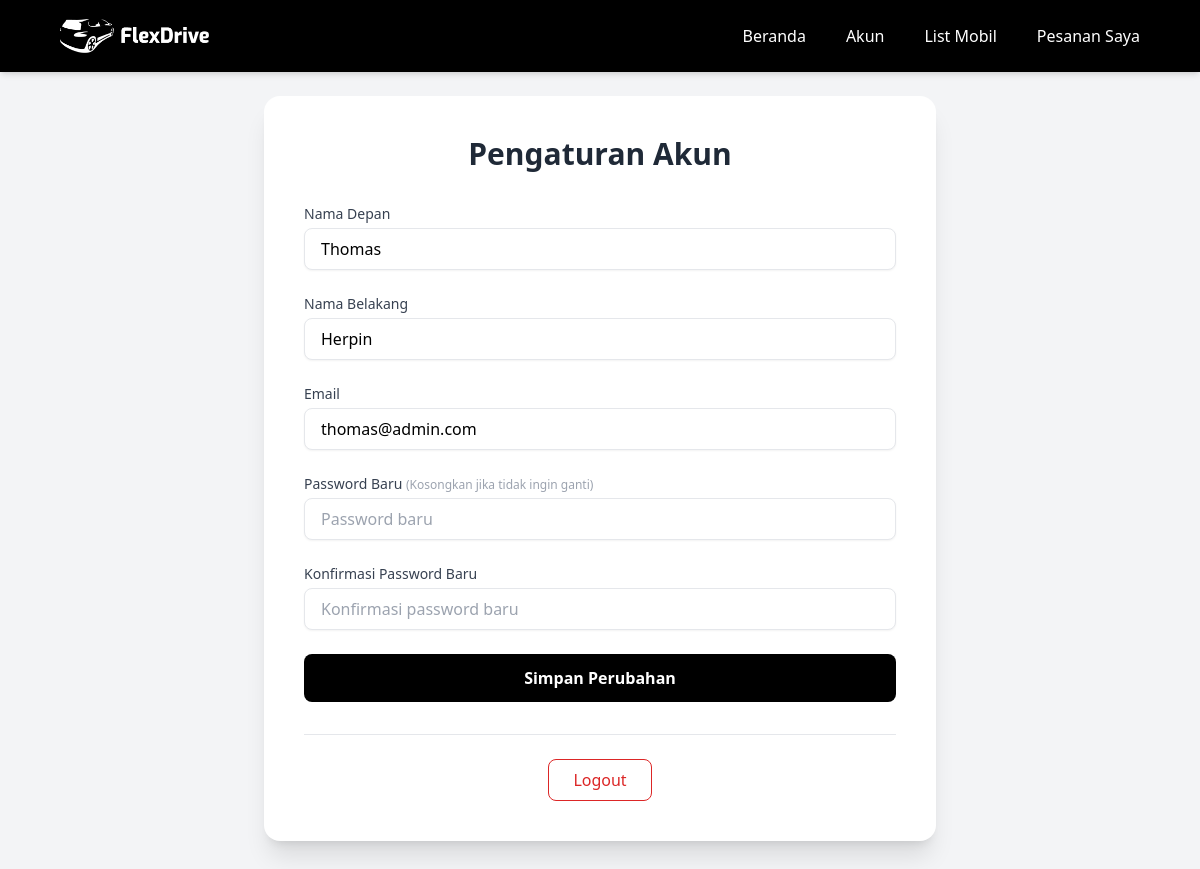
Screenshot of /pages/user/akun.php (signed in) with the database file from the repository.
### tables this page shows
CREATE TABLE `users` (
  `id_user` int(11) NOT NULL,
  `first_name` varchar(50) NOT NULL,
  `last_name` varchar(50) NOT NULL,
  `email` varchar(225) NOT NULL,
  `password` varchar(225) NOT NULL,
  `role` enum('admin','user') NOT NULL DEFAULT 'user'
);

### pages/user/akun.php (the view, shortened to what this page needs)
<?php
require_once '../config.php';
$userId = $_SESSION['user_id'];
$query = "SELECT first_name, last_name, email FROM users WHERE id_user = ?";
$stmt = $conn->prepare($query);
$stmt->bind_param("i", $userId);
$stmt->execute();
$result = $stmt->get_result();
$user = $result->fetch_assoc();
?>
<!DOCTYPE html>
<html lang="id">
<head>
    <script src="https://cdn.tailwindcss.com"></script>
</head>
<body class="bg-gray-100 min-h-screen">
    <?php require "../navbar_user.php"; ?>
    <section class="flex items-center justify-center py-24 px-4">
        <div class="w-full max-w-2xl bg-white p-10 rounded-2xl shadow-xl">
            <h2 class="text-3xl font-bold mb-8 text-center text-gray-800">Pengaturan Akun</h2>
            <form method="POST" class="space-y-6">
                <div>
                    <label class="block text-sm font-medium text-gray-700 mb-1">Nama Depan</label>
                    <input type="text" name="first_name" value="<?= htmlspecialchars($user['first_name']) ?>"
                        class="w-full px-4 py-2 border rounded-lg shadow-sm focus:outline-none focus:ring-2 focus:ring-black">
                </div>
                <div>
                    <label class="block text-sm font-medium text-gray-700 mb-1">Nama Belakang</label>
                    <input type="text" name="last_name" value="<?= htmlspecialchars($user['last_name']) ?>"
                        class="w-full px-4 py-2 border rounded-lg shadow-sm focus:outline-none focus:ring-2 focus:ring-black">
                </div>
                <div>
                    <label class="block text-sm font-medium text-gray-700 mb-1">Email</label>
                    <input type="email" name="email" value="<?= htmlspecialchars($user['email']) ?>"
                        class="w-full px-4 py-2 border rounded-lg shadow-sm focus:outline-none focus:ring-2 focus:ring-black">
                </div>
                <div>
                    <label class="block text-sm font-medium text-gray-700 mb-1">Password Baru <span class="text-xs text-gray-400">(Kosongkan jika tidak ingin ganti)</span></label>
                    <input type="password" name="new_password" id="new_password" placeholder="Password baru"
                        class="w-full px-4 py-2 border rounded-lg shadow-sm focus:outline-none focus:ring-2 focus:ring-black">
                </div>
                <div>
                    <label class="block text-sm font-medium text-gray-700 mb-1">Konfirmasi Password Baru</label>
                    <input type="password" name="confirm_password" id="confirm_password" placeholder="Konfirmasi password baru"
                        class="w-full px-4 py-2 border rounded-lg shadow-sm focus:outline-none focus:ring-2 focus:ring-black">
                </div>
                <button type="submit"
                    class="w-full py-3 bg-black text-white rounded-lg hover:bg-gray-800 transition duration-300 font-semibold">
                    Simpan Perubahan
                </button>
            </form>
            <div class="flex justify-center mt-8 pt-6 border-t border-gray-200">
                <button id="logoutBtn"
                    class="px-6 py-2 bg-white text-red-600 border border-red-600 rounded-lg hover:bg-red-50 transition duration-300 font-medium">
                    Logout
                </button>
            </div>
        </div>
    </section>
</body>
</html>

### rows the page displays
users: first_name "Thomas", last_name "Herpin", email "thomas@admin.com"
